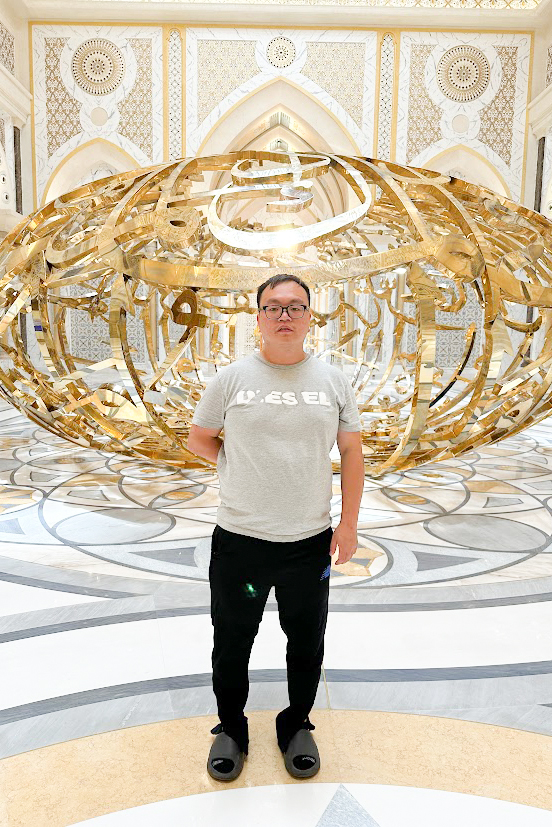
#> input picture photos/1 Stop Exposure/JPEG/11.jpg, 552 x 827 px
$ python -i image_processing.py   (imports and definitions only)
#> lines starting #> are read from the running program, lines starting #| are printed output that depends on the picture
import cv2
import numpy as np
import matplotlib.pyplot as plt

def calculate_tonal_ranges(histogram, total_pixels):
    blacks = sum(histogram[:51]) / total_pixels * 100
    shadows = sum(histogram[51:102]) / total_pixels * 100
    midtones = sum(histogram[102:153]) / total_pixels * 100
    highlights = sum(histogram[153:204]) / total_pixels * 100
    whites = sum(histogram[204:]) / total_pixels * 100
    return blacks, shadows, midtones, highlights, whites

def process_image(image_path):
#> called with image_path = '../photos/1 Stop Exposure/JPEG/11.jpg'
    image = cv2.imread(image_path)
#> image is the input picture: shape (827, 552, 3); mean B, G, R 174.9, 195.7, 207.9
    grayscale_image = cv2.cvtColor(image, cv2.COLOR_BGR2GRAY)
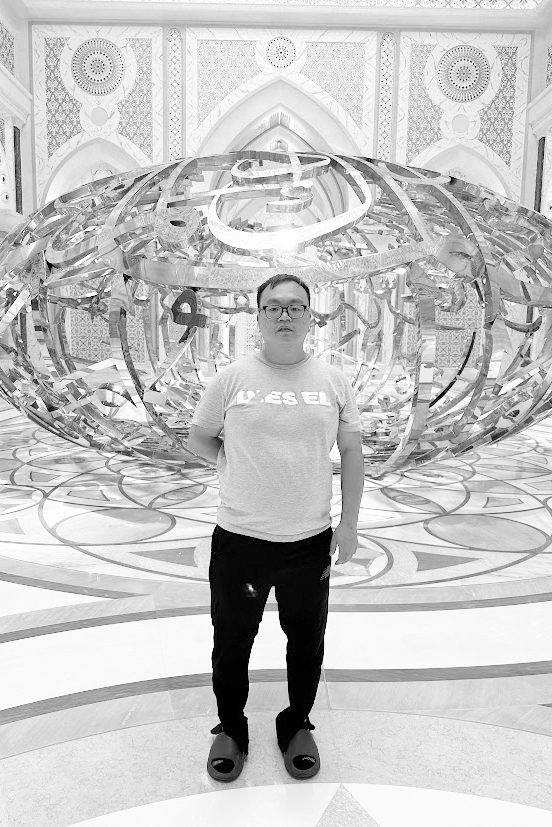
#> grayscale_image: shape (827, 552); min 0, max 255, mean 197

    # Grayscale histogram
    grayscale_histogram = cv2.calcHist([grayscale_image], [0], None, [256], [0, 256]).flatten()
#> grayscale_histogram = 256 values, max 14162 at index 249, min 44 at index 31, mean 1783.2
    total_pixels = np.sum(grayscale_histogram)
#> total_pixels = 456504
    grayscale_tonals = calculate_tonal_ranges(grayscale_histogram, total_pixels)
#> in calculate_tonal_ranges, `blacks = sum(histogram[:51]) / total_pixels * 100`: blacks = 4.37
#> in calculate_tonal_ranges, `shadows = sum(histogram[51:102]) / total_pixels * 100`: shadows = 1.9
#> in calculate_tonal_ranges, `midtones = sum(histogram[102:153]) / total_pixels * 100`: midtones = 8
#> in calculate_tonal_ranges, `highlights = sum(histogram[153:204]) / total_pixels * 100`: highlights = 25.63
#> in calculate_tonal_ranges, `whites = sum(histogram[204:]) / total_pixels * 100`: whites = 60.09
#> grayscale_tonals = (4.37, 1.9, 8, 25.63, 60.09)

    # RGB histograms
    rgb_tonals = []
    for i in range(3):  # B, G, R channels
        channel_histogram = cv2.calcHist([image], [i], None, [256], [0, 256]).flatten()
        total_pixels = np.sum(channel_histogram)
        tonals = calculate_tonal_ranges(channel_histogram, total_pixels)
        rgb_tonals.append(tonals)
#> this loop made 3 passes
#> (blacks in calculate_tonal_ranges, shadows in calculate_tonal_ranges, midtones in calculate_tonal_ranges, highlights in calculate_tonal_ranges, whites in calculate_tonal_ranges) on passes 1 to 3: (7.57, 7.9, 11.34, 32.57, 40.61), (4.44, 2.18, 8.92, 25.26, 59.2), (4.21, 0.947, 4, 19.5, 71.34)
#> after the loop, rgb_tonals = [(7.57, 7.9, 11.34, 32.57, 40.61), (4.44, 2.18, 8.92, 25.26, 59.2), (4.21, 0.947, 4, 19.5, 71.34)]

    return grayscale_tonals, rgb_tonals

def display_histogram(image_path):
    image = cv2.imread(image_path)
    colors = ('b', 'g', 'r')
    plt.figure(figsize=(10, 6))

    for i, color in enumerate(colors):
        channel_histogram = cv2.calcHist([image], [i], None, [256], [0, 256])
        plt.plot(channel_histogram, color=color)

    grayscale_image = cv2.cvtColor(image, cv2.COLOR_BGR2GRAY)
    grayscale_histogram = cv2.calcHist([grayscale_image], [0], None, [256], [0, 256])
    plt.plot(grayscale_histogram, color='k', linestyle='dotted')

    plt.title('Histograms for RGB Channels and Grayscale')
    plt.xlabel('Pixel Value')
    plt.ylabel('Frequency')
    plt.show()

>>> result = process_image('../photos/1 Stop Exposure/JPEG/11.jpg')
#> result = ((4.37, 1.9, 8, 25.63, 60.09), [(7.57, 7.9, 11.34, 32.57, 40.61), (4.44, 2.18, 8.92, 25.26, 59.2), (4.21, 0.947, 4, 19.5, 71.34)])

$ run again, on photos/1 Stop Exposure/JPEG/13.jpg
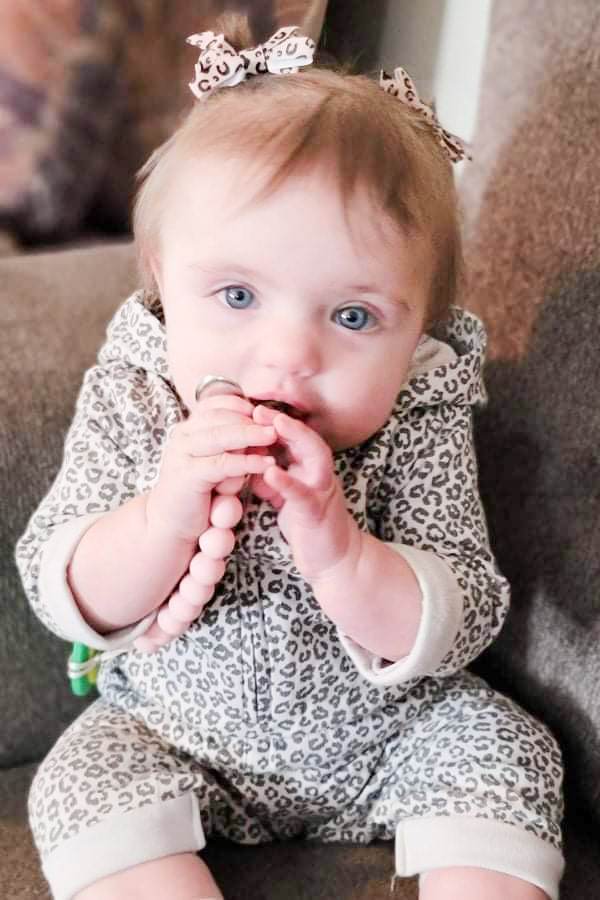
#> input picture photos/1 Stop Exposure/JPEG/13.jpg, 600 x 900 px
#> in process_image, image is the input picture: shape (900, 600, 3); mean B, G, R 133.5, 137.9, 158.7
#> in process_image, `grayscale_image = cv2.cvtColor(image, cv2.COLOR_BGR2GRAY)`:
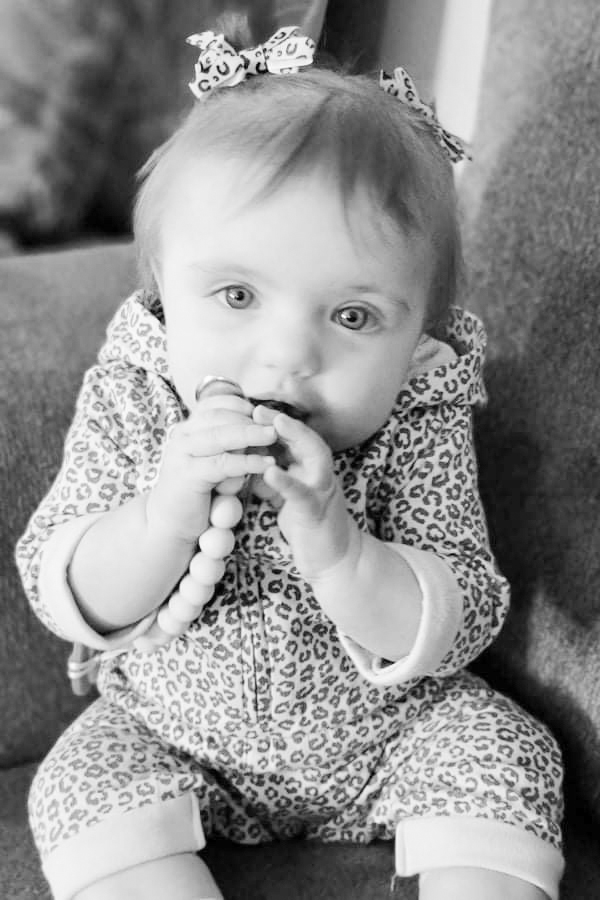
#> grayscale_image: shape (900, 600); min 0, max 255, mean 143.6
#> grayscale_histogram = 256 values, max 4781 at index 234, min 1 at index 255, mean 2109.4
#> in process_image, `total_pixels = np.sum(grayscale_histogram)`: total_pixels = 540000
#> blacks = 10.15
#> shadows = 20.22
#> midtones = 21.15
#> highlights = 23.29
#> whites = 25.19
#> grayscale_tonals = (10.15, 20.22, 21.15, 23.29, 25.19)
#> the loop in process_image, `for i in range(3):` made 3 passes
#> (blacks in calculate_tonal_ranges, shadows in calculate_tonal_ranges, midtones in calculate_tonal_ranges, highlights in calculate_tonal_ranges, whites in calculate_tonal_ranges) on passes 1 to 3: (13.8, 24.35, 18.21, 20.64, 23), (11.26, 22.31, 21.11, 22.72, 22.6), (8.04, 16.37, 17.53, 24.52, 33.53)
#> after the loop in process_image, `for i in range(3):`: rgb_tonals = [(13.8, 24.35, 18.21, 20.64, 23), (11.26, 22.31, 21.11, 22.72, 22.6), (8.04, 16.37, 17.53, 24.52, 33.53)]
#> result = ((10.15, 20.22, 21.15, 23.29, 25.19), [(13.8, 24.35, 18.21, 20.64, 23), (11.26, 22.31, 21.11, 22.72, 22.6), (8.04, 16.37, 17.53, 24.52, 33.53)])

$ run again, on photos/1 Stop Exposure/JPEG/14.jpg
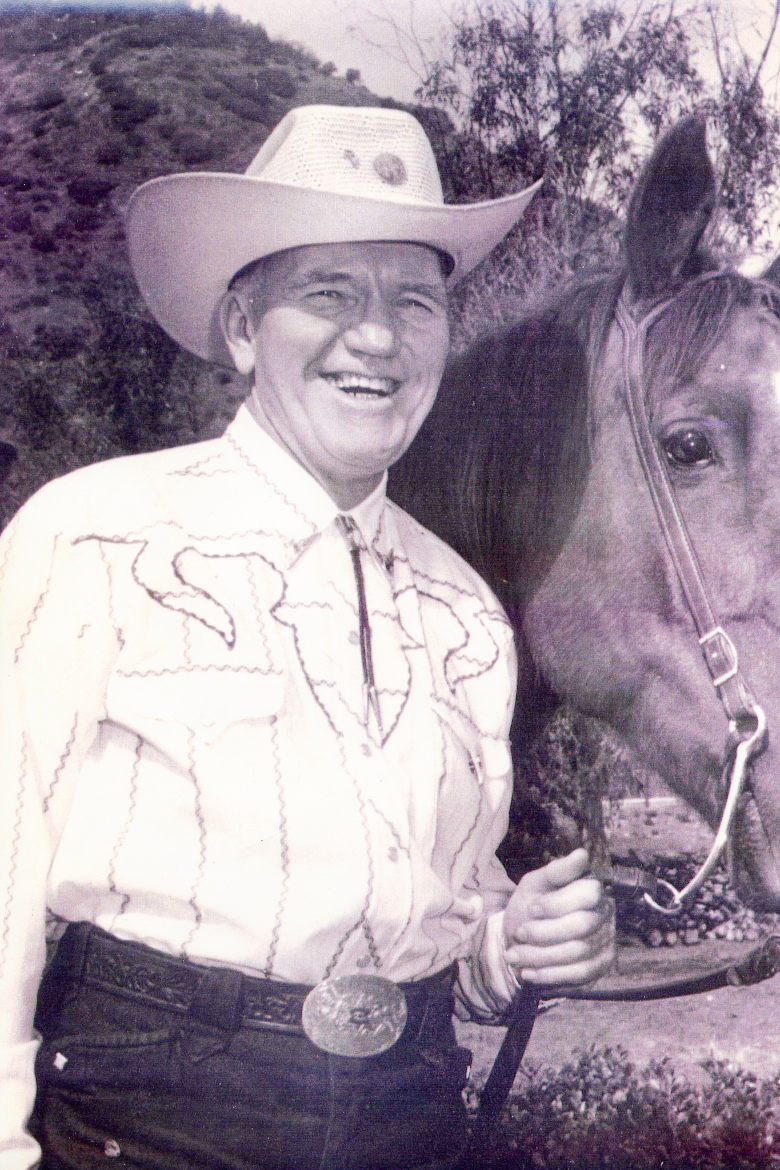
#> input picture photos/1 Stop Exposure/JPEG/14.jpg, 1560 x 2340 px (shown at 1/2 size)
#> in process_image, image is the input picture: shape (2340, 1560, 3); mean B, G, R 158.1, 144.3, 157.5
#> in process_image, `grayscale_image = cv2.cvtColor(image, cv2.COLOR_BGR2GRAY)`:
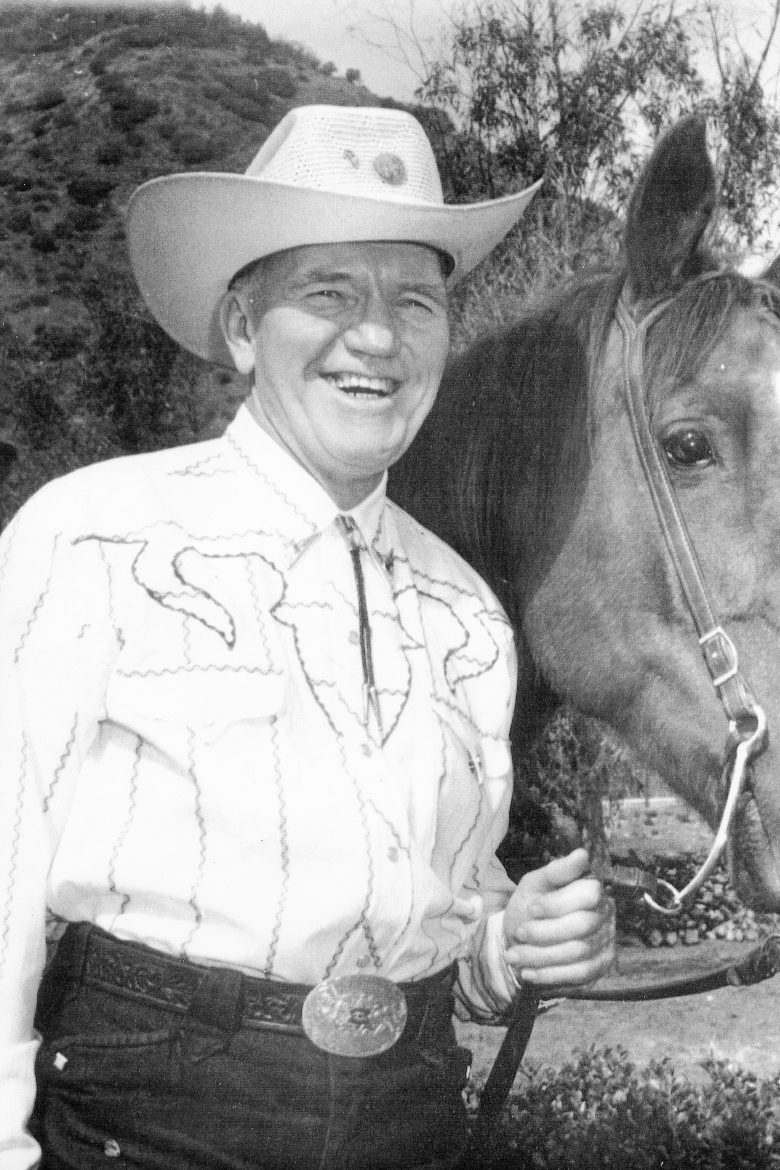
#> grayscale_image: shape (2340, 1560) (shown at 1/2 size); min 1, max 255, mean 149.8
#> grayscale_histogram = 256 values, max 189810 at index 251, min 0 at index 0, mean 14259.4
#> in process_image, `total_pixels = np.sum(grayscale_histogram)`: total_pixels = 3650400
#> blacks = 9.89
#> shadows = 24
#> midtones = 16.91
#> highlights = 17.25
#> whites = 31.94
#> grayscale_tonals = (9.89, 24, 16.91, 17.25, 31.94)
#> the loop in process_image, `for i in range(3):` made 3 passes
#> (blacks in calculate_tonal_ranges, shadows in calculate_tonal_ranges, midtones in calculate_tonal_ranges, highlights in calculate_tonal_ranges, whites in calculate_tonal_ranges) on passes 1 to 3: (2.95, 25.13, 18.41, 20.18, 33.33), (13.41, 22.87, 17.47, 15.86, 30.38), (6.7, 24.48, 15.84, 17.61, 35.37)
#> after the loop in process_image, `for i in range(3):`: rgb_tonals = [(2.95, 25.13, 18.41, 20.18, 33.33), (13.41, 22.87, 17.47, 15.86, 30.38), (6.7, 24.48, 15.84, 17.61, 35.37)]
#> result = ((9.89, 24, 16.91, 17.25, 31.94), [(2.95, 25.13, 18.41, 20.18, 33.33), (13.41, 22.87, 17.47, 15.86, 30.38), (6.7, 24.48, 15.84, 17.61, 35.37)])
